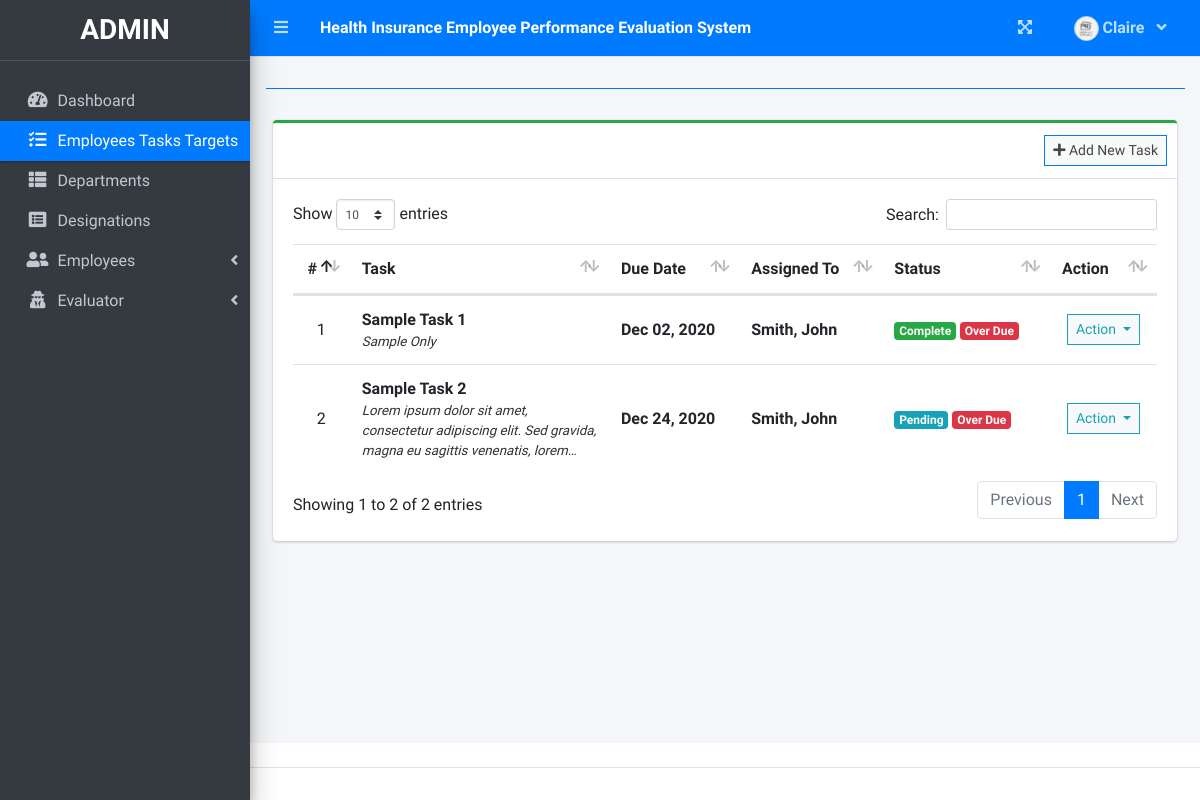
Page /index.php?page=task_list (signed in) on the earlier database version.
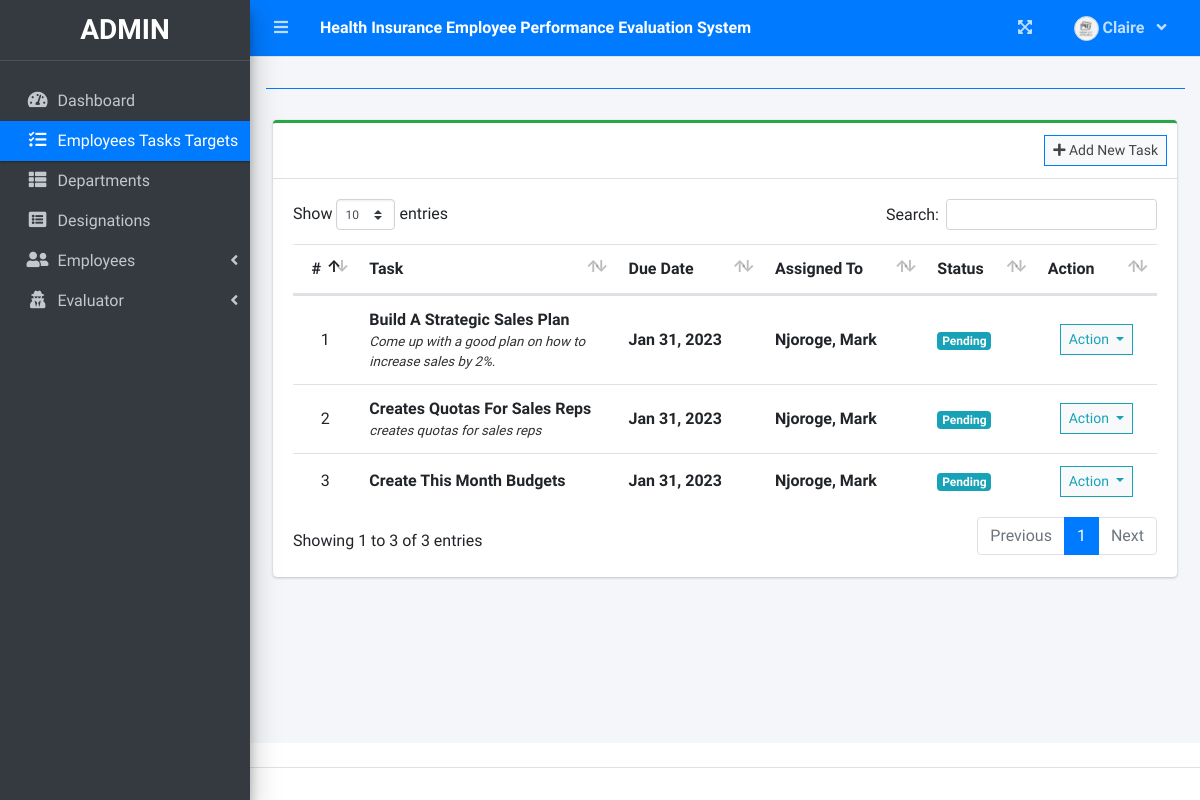
Same page on the later database version.
### tables this page shows
CREATE TABLE `task_list` (
  `id` int(30) NOT NULL,
  `task` varchar(200) NOT NULL,
  `description` text NOT NULL,
  `employee_id` int(30) NOT NULL,
  `due_date` date NOT NULL,
  `completed` date NOT NULL,
  `status` int(1) NOT NULL COMMENT '0=pending, 1=on-progress,3=Completed',
  `date_created` datetime NOT NULL DEFAULT current_timestamp()
);

### task_list.php (the view, shortened to what this page needs)
<?php include'db_connect.php' ?>
<div class="col-lg-12">
	<div class="card card-outline card-success">
		<div class="card-header">
			<?php if($_SESSION['login_type'] == 2): ?>
			<div class="card-tools">
				<button class="btn btn-block btn-sm btn-default btn-flat border-primary" id="new_task"><i class="fa fa-plus"></i> Add New Task</button>
			</div>
			<?php endif; ?>
		</div>
		<div class="card-body">
			<table class="table tabe-hover table-condensed" id="list">
				<thead>
					<tr>
						<th class="text-center">#</th>
						<th width="30%">Task</th>
						<th>Due Date</th>
						<?php if($_SESSION['login_type'] != 0): ?>
						<th>Assigned To</th>
						<?php endif; ?>
						<th>Status</th>
						<th>Action</th>
					</tr>
				</thead>
				<tbody>
					<?php
					$i = 1;
					$where = "";
					$qry = $conn->query("SELECT t.*,concat(e.lastname,', ',e.firstname,' ',e.middlename) as name FROM task_list t inner join employee_list e on e.id = t.employee_id $where order by unix_timestamp(t.date_created) asc");
					while($row= $qry->fetch_assoc()):
						$trans = get_html_translation_table(HTML_ENTITIES,ENT_QUOTES);
						unset($trans["\""], $trans["<"], $trans[">"], $trans["<h2"]);
						$desc = strtr(html_entity_decode($row['description']),$trans);
						$desc=str_replace(array("<li>","</li>"), array("",", "), $desc);
					?>
					<tr>
						<td class="text-center"><?php echo $i++ ?></td>
						<td>
							<p><b><?php echo ucwords($row['task']) ?></b></p>
							<p class="truncate"><?php echo strip_tags($desc) ?></p>
						</td>
						<td><b><?php echo date("M d, Y",strtotime($row['due_date'])) ?></b></td>
						<?php if($_SESSION['login_type'] != 0): ?>
						<td><p><b><?php echo ucwords($row['name']) ?></b></p></td>
						<?php endif; ?>
						<td>
                        	<?php
                        	if($row['status'] == 0){
						  		echo "<span class='badge badge-info'>Pending</span>";
                        	}elseif($row['status'] == 1){
						  		echo "<span class='badge badge-primary'>On-Progress</span>";
                        	}elseif($row['status'] == 2){
						  		echo "<span class='badge badge-success'>Complete</span>";
                        	}
                        	if(strtotime($row['due_date']) < strtotime(date('Y-m-d'))){
						  		echo "<span class='badge badge-danger mx-1'>Over Due</span>";
                        	}
                        	?>
                        </td>
						<td class="text-center">
							<button type="button" class="btn btn-default btn-sm btn-flat border-info wave-effect text-info dropdown-toggle" data-toggle="dropdown" aria-expanded="true">
		                      Action
		                    </button>
						</td>
					</tr>
				<?php endwhile; ?>
				</tbody>
			</table>
		</div>
	</div>
</div>

### sidebar.php (shortened to what this page needs)
<aside class="main-sidebar sidebar-dark-primary elevation-4">
  <div class="dropdown">
 	<a href="./" class="brand-link">
      <?php if($_SESSION['login_type'] == 2): ?>
      <h3 class="text-center p-0 m-0"><b>ADMIN</b></h3>
      <?php elseif($_SESSION['login_type'] == 1): ?>
      <h3 class="text-center p-0 m-0"><b>Evaluator</b></h3>
       <?php else: ?>
      <h3 class="text-center p-0 m-0"><b>Employee</b></h3>
      <?php endif; ?>
  </a>
  </div>
  <div class="sidebar pb-4 mb-4">
    <nav class="mt-2">
      <ul class="nav nav-pills nav-sidebar flex-column nav-flat" data-widget="treeview" role="menu" data-accordion="false">
       <li class="nav-item dropdown" style="margin-top: 20px;">
          <a href="./" class="nav-link nav-home">
            <i class="nav-icon fas fa-tachometer-alt"></i>
            <p>
              Dashboard
            </p>
          </a>
        </li>
        <li class="nav-item dropdown">
          <a href="./index.php?page=task_list" class="nav-link nav-task_list">
            <i class="nav-icon fas fa-tasks"></i>
            <p>
              Employees Tasks Targets
            </p>
          </a>
        </li>
        <?php if($_SESSION['login_type'] == 2): ?>
        <li class="nav-item dropdown">
          <a href="./index.php?page=department" class="nav-link nav-department">
            <i class="nav-icon fas fa-th-list"></i>
            <p>
              Departments
            </p>
          </a>
        </li>
        <li class="nav-item dropdown">
          <a href="./index.php?page=designation" class="nav-link nav-designation">
            <i class="nav-icon fas fa-list-alt"></i>
            <p>
              Designations
            </p>
          </a>
        </li>
        <li class="nav-item">
          <a href="#" class="nav-link nav-edit_employee">
            <i class="nav-icon fas fa-user-friends"></i>
            <p>
              Employees
              <i class="right fas fa-angle-left"></i>
            </p>
          </a>
        </li>
        <li class="nav-item">
          <a href="#" class="nav-link nav-edit_evaluator">
            <i class="nav-icon fas fa-user-secret"></i>
            <p>
              Evaluator
              <i class="right fas fa-angle-left"></i>
            </p>
          </a>
        </li>
      <?php endif; ?>
      </ul>
    </nav>
  </div>
</aside>

Differences in the rows shown:
no longer on this page (row unchanged): task_list: task "Sample Task 1", description "Sample Only", due_date "Dec 02, 2020", name "Smith, John", status "Complete", shows "Over Due"
no longer on this page (row unchanged): task_list: task "Sample Task 2", description "Lorem ipsum dolor sit amet, consectetur adipiscing elit. Sed gravida, magna eu sagittis venenatis,…", due_date "Dec 24, 2020", name "Smith, John", status "Pending", shows "Over Due"
added task_list: task "Build A Strategic Sales Plan", description "Come up with a good plan on how to increase sales by 2%.", due_date "Jan 31, 2023", name "Njoroge, Mark", status "Pending"
added task_list: task "Creates Quotas For Sales Reps", description "creates quotas for sales reps", due_date "Jan 31, 2023", name "Njoroge, Mark", status "Pending"
added task_list: task "Create This Month Budgets", due_date "Jan 31, 2023", name "Njoroge, Mark", status "Pending"
Other differences:
text written by a page script: "Show entries Search: Showing 1 to 2 of 2 entries Previous 1 Next" → "Show entries Search: Showing 1 to 3 of 3 entries Previous 1 Next"
